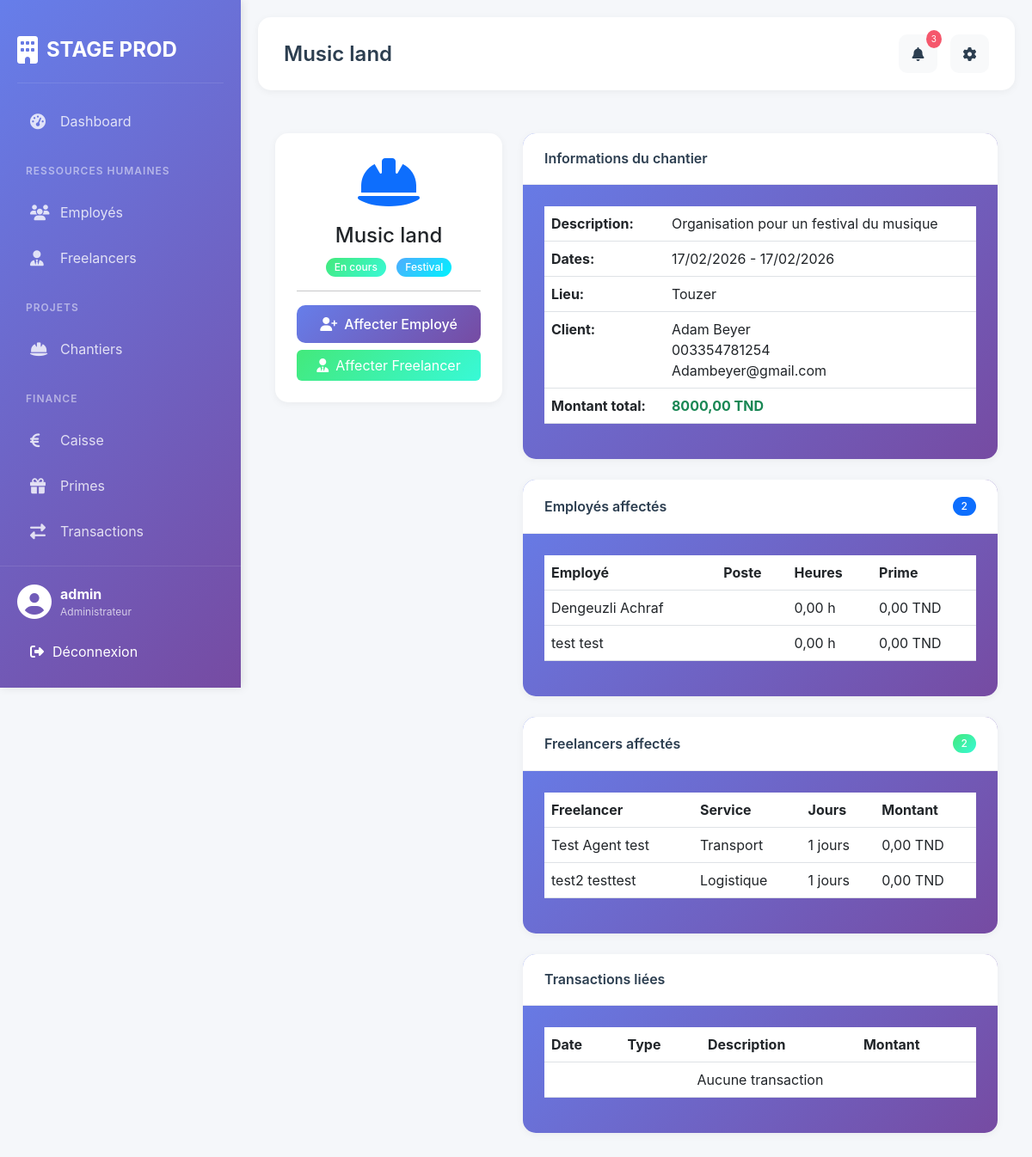
/chantiers/2/ (signed in), run on the app's committed database.
### gestion/models.py (models this page shows, shortened)
class Chantier(models.Model):
    STATUT_CHOICES = [
        ('EN_COURS', 'En cours'),
        ('TERMINE', 'Terminé'),
        ('ANNULE', 'Annulé'),
        ('PREVU', 'Prévu'),
    ]
    TYPE_CHANTIER_CHOICES = [
        ('CONGRES', 'Congrès'),
        ('FESTIVAL', 'Festival'),
        ('AUTRE', 'Autre'),
    ]
    nom = models.CharField(max_length=200)
    type_chantier = models.CharField(max_length=20, choices=TYPE_CHANTIER_CHOICES)
    description = models.TextField()
    date_debut = models.DateField()
    date_fin = models.DateField()
    lieu = models.CharField(max_length=200)
    client_nom = models.CharField(max_length=200)
    client_telephone = models.CharField(max_length=20)
    client_email = models.EmailField()
    montant_total = models.DecimalField(max_digits=12, decimal_places=2, default=0)
    statut = models.CharField(max_length=20, choices=STATUT_CHOICES, default='PREVU')
    employes = models.ManyToManyField(Employe, through='AffectationChantier')
    freelancers = models.ManyToManyField(Freelancer, through='AffectationFreelancer')
    notes = models.TextField(blank=True)

class AffectationChantier(models.Model):
    employe = models.ForeignKey(Employe, on_delete=models.CASCADE)
    chantier = models.ForeignKey(Chantier, on_delete=models.CASCADE)
    heures_travaillees = models.DecimalField(max_digits=8, decimal_places=2, default=0)
    date_affectation = models.DateField(auto_now_add=True)
    prime_calculee = models.DecimalField(max_digits=10, decimal_places=2, default=0)

class Employe(models.Model):
    TYPE_CONTRAT_CHOICES = [
        ('CDI', 'CDI'),
        ('CDD', 'CDD'),
        ('INTERIM', 'Intérim'),
        ('STAGE', 'Stage'),
    ]
    POSTE_CHOICES = [
        ('TECHNICIEN', 'Technicien'),
        ('AUTRE', 'Autre (à préciser)'),
    ]
    matricule = models.CharField(max_length=20, unique=True)
    nom = models.CharField(max_length=100)
    prenom = models.CharField(max_length=100)
    cin = models.CharField(max_length=20, unique=True)
    adresse = models.TextField()
    telephone = models.CharField(max_length=20)
    date_naissance = models.DateField()
    date_embauche = models.DateField()
    poste_choice = models.CharField(
        max_length=20,
        choices=POSTE_CHOICES,
        default='TECHNICIEN',
        verbose_name="Type de poste"
    )
    poste_autre = models.CharField(
        max_length=100,
        blank=True,
        null=True,
        verbose_name="Autre poste (précisez)"
    )
    type_contrat = models.CharField(max_length=20, choices=TYPE_CONTRAT_CHOICES)
    salaire_base = models.DecimalField(max_digits=10, decimal_places=2)
    actif = models.BooleanField(default=True)
    photo = models.ImageField(upload_to='employes/', blank=True, null=True)

class AffectationFreelancer(models.Model):
    freelancer = models.ForeignKey(Freelancer, on_delete=models.CASCADE)
    chantier = models.ForeignKey(Chantier, on_delete=models.CASCADE)
    jours_travailles = models.IntegerField(default=1)
    montant_total = models.DecimalField(max_digits=10, decimal_places=2, default=0)
    date_affectation = models.DateField(auto_now_add=True)

class Freelancer(models.Model):
    TYPE_SERVICE_CHOICES = [
        ('LOGISTIQUE', 'Logistique'),
        ('TRANSPORT', 'Transport'),
        ('AUTRE', 'Autre'),
    ]
    nom = models.CharField(max_length=100)
    prenom = models.CharField(max_length=100)
    cin = models.CharField(max_length=20, unique=True)
    adresse = models.TextField()
    telephone = models.CharField(max_length=20)
    email = models.EmailField()
    type_service = models.CharField(max_length=20, choices=TYPE_SERVICE_CHOICES)
    tarif_journalier = models.DecimalField(max_digits=10, decimal_places=2)
    disponible = models.BooleanField(default=True)
    date_inscription = models.DateField(auto_now_add=True)

### gestion/views.py (the view)
# urls.py: path('chantiers/<int:pk>/', views.detail_chantier, name='detail_chantier'),
@login_required
def detail_chantier(request, pk):
    chantier = get_object_or_404(Chantier, pk=pk)
    affectations_employes = AffectationChantier.objects.filter(chantier=chantier)
    affectations_freelancers = AffectationFreelancer.objects.filter(chantier=chantier)
    transactions = Transaction.objects.filter(chantier=chantier)
    context = {
        'chantier': chantier,
        'affectations_employes': affectations_employes,
        'affectations_freelancers': affectations_freelancers,
        'transactions': transactions,
    }
    return render(request, 'chantiers/detail_chantier.html', context)

### templates/chantiers/detail_chantier.html
{% extends 'base.html' %}
{% block page_title %}{{ chantier.nom }}{% endblock %}
{% block content %}
<div class="row">
    <div class="col-md-4 mb-4">
        <div class="card">
            <div class="card-body">
                <div class="text-center mb-3">
                    <i class="fas fa-hard-hat fa-4x text-primary"></i>
                </div>
                <h4 class="text-center">{{ chantier.nom }}</h4>
                <div class="text-center mb-3">
                    <span class="badge {% if chantier.statut == 'EN_COURS' %}bg-success{% elif chantier.statut == 'TERMINE' %}bg-secondary{% elif chantier.statut == 'ANNULE' %}bg-danger{% else %}bg-warning{% endif %}">
                        {{ chantier.get_statut_display }}
                    </span>
                    <span class="badge bg-info ms-2">{{ chantier.get_type_chantier_display }}</span>
                </div>
                <hr>
                <div class="d-grid gap-2">
                    <a href="{% url 'affecter_employe' chantier.pk %}" class="btn btn-primary">
                        <i class="fas fa-user-plus me-2"></i>Affecter Employé
                    </a>
                    <a href="{% url 'affecter_freelancer' chantier.pk %}" class="btn btn-success">
                        <i class="fas fa-user-tie me-2"></i>Affecter Freelancer
                    </a>
                </div>
            </div>
        </div>
    </div>
    <div class="col-md-8 mb-4">
        <div class="card" style="background: linear-gradient(135deg, #667eea 0%, #764ba2 100%);">
            <div class="card-header">
                <h5>Informations du chantier</h5>
            </div>
            <div class="card-body">
                <table class="table">
                    <tr>
                        <th>Description:</th>
                        <td>{{ chantier.description }}</td>
                    </tr>
                    <tr>
                        <th>Dates:</th>
                        <td>{{ chantier.date_debut|date:"d/m/Y" }} - {{ chantier.date_fin|date:"d/m/Y" }}</td>
                    </tr>
                    <tr>
                        <th>Lieu:</th>
                        <td>{{ chantier.lieu }}</td>
                    </tr>
                    <tr>
                        <th>Client:</th>
                        <td>{{ chantier.client_nom }}<br>{{ chantier.client_telephone }}<br>{{ chantier.client_email }}</td>
                    </tr>
                    <tr>
                        <th>Montant total:</th>
                        <td class="fw-bold text-success">{{ chantier.montant_total }} TND</td>
                    </tr>
                </table>
            </div>
        </div>
        <div class="card mt-4" style="background: linear-gradient(135deg, #667eea 0%, #764ba2 100%);">
            <div class="card-header d-flex justify-content-between align-items-center">
                <h5>Employés affectés</h5>
                <span class="badge bg-primary">{{ affectations_employes|length }}</span>
            </div>
            <div class="card-body">
                <div class="table-responsive">
                    <table class="table">
                        <thead>
                            <tr>
                                <th>Employé</th>
                                <th>Poste</th>
                                <th>Heures</th>
                                <th>Prime</th>
                            </tr>
                        </thead>
                        <tbody>
                            {% for affectation in affectations_employes %}
                            <tr>
                                <td>{{ affectation.employe.nom }} {{ affectation.employe.prenom }}</td>
                                <td>{{ affectation.employe.poste.nom }}</td>
                                <td>{{ affectation.heures_travaillees }} h</td>
                                <td>{{ affectation.prime_calculee }} TND</td>
                            </tr>
                            {% empty %}
                            <tr>
                                <td colspan="4" class="text-center">Aucun employé affecté</td>
                            </tr>
                            {% endfor %}
                        </tbody>
                    </table>
                </div>
            </div>
        </div>
        <div class="card mt-4" style="background: linear-gradient(135deg, #667eea 0%, #764ba2 100%);">
            <div class="card-header d-flex justify-content-between align-items-center">
                <h5>Freelancers affectés</h5>
                <span class="badge bg-success">{{ affectations_freelancers|length }}</span>
            </div>
            <div class="card-body">
                <div class="table-responsive">
                    <table class="table">
                        <thead>
                            <tr>
                                <th>Freelancer</th>
                                <th>Service</th>
                                <th>Jours</th>
                                <th>Montant</th>
                            </tr>
                        </thead>
                        <tbody>
                            {% for affectation in affectations_freelancers %}
                            <tr>
                                <td>{{ affectation.freelancer.nom }} {{ affectation.freelancer.prenom }}</td>
                                <td>{{ affectation.freelancer.get_type_service_display }}</td>
                                <td>{{ affectation.jours_travailles }} jours</td>
                                <td>{{ affectation.montant_total }} TND</td>
                            </tr>
                            {% empty %}
                            <tr>
                                <td colspan="4" class="text-center">Aucun freelancer affecté</td>
                            </tr>
                            {% endfor %}
                        </tbody>
                    </table>
                </div>
            </div>
        </div>
        <div class="card mt-4" style="background: linear-gradient(135deg, #667eea 0%, #764ba2 100%);">
            <div class="card-header">
                <h5>Transactions liées</h5>
            </div>
            <div class="card-body">
                <div class="table-responsive">
                    <table class="table">
                        <thead>
                            <tr>
                                <th>Date</th>
                                <th>Type</th>
                                <th>Description</th>
                                <th>Montant</th>
                            </tr>
                        </thead>
                        <tbody>
                            {% for transaction in transactions %}
                            <tr>
                                <td>{{ transaction.date_transaction|date:"d/m/Y" }}</td>
                                <td>
                                    <span class="badge {% if transaction.type_transaction == 'RECETTE' %}bg-success{% else %}bg-danger{% endif %}">
                                        {{ transaction.get_type_transaction_display }}
                                    </span>
                                </td>
                                <td>{{ transaction.description }}</td>
                                <td>{{ transaction.montant }} TND</td>
                            </tr>
                            {% empty %}
                            <tr>
                                <td colspan="4" class="text-center">Aucune transaction</td>
                            </tr>
                            {% endfor %}
                        </tbody>
                    </table>
                </div>
            </div>
        </div>
    </div>
</div>
{% endblock %}

### templates/base.html (shortened to what this page needs)
<!doctype html>
<html lang="fr">
  <head>
    <link
      href="https://cdn.jsdelivr.net/npm/bootstrap@5.3.0/dist/css/bootstrap.min.css"
      rel="stylesheet"
    />
    <link
      rel="stylesheet"
      href="https://cdnjs.cloudflare.com/ajax/libs/font-awesome/6.4.0/css/all.min.css"
    />
    {% load static %}
    <link rel="stylesheet" href="{% static 'css/style.css' %}" />
  </head>
  <body>
    <div class="sidebar">
      <div class="sidebar-brand">
        <i class="fas fa-building"></i>
        <span>STAGE PROD</span>
      </div>
      <div class="sidebar-menu">
        <div
          class="menu-item {% if request.resolver_match.url_name == 'dashboard' %}active{% endif %}"
        >
          <a href="{% url 'dashboard' %}">
            <i class="fas fa-tachometer-alt"></i>
            <span>Dashboard</span>
          </a>
        </div>
        <div class="menu-divider">Ressources Humaines</div>
        <div class="menu-item">
          <a href="{% url 'liste_employes' %}">
            <i class="fas fa-users"></i>
            <span>Employés</span>
          </a>
        </div>
        <div class="menu-item">
          <a href="{% url 'liste_freelancers' %}">
            <i class="fas fa-user-tie"></i>
            <span>Freelancers</span>
          </a>
        </div>
        <div class="menu-divider">Projets</div>
        <div class="menu-item">
          <a href="{% url 'liste_chantiers' %}">
            <i class="fas fa-hard-hat"></i>
            <span>Chantiers</span>
          </a>
        </div>
        <div class="menu-divider">Finance</div>
        <div class="menu-item">
          <a href="{% url 'finance_dashboard' %}">
            <i class="fas fa-euro-sign"></i>
            <span>Caisse</span>
          </a>
        </div>
        <div class="menu-item">
          <a href="{% url 'liste_primes' %}">
            <i class="fas fa-gift"></i>
            <span>Primes</span>
          </a>
        </div>
        <div class="menu-item">
          <a href="{% url 'liste_transactions' %}">
            <i class="fas fa-exchange-alt"></i>
            <span>Transactions</span>
          </a>
        </div>
      </div>
      <div class="sidebar-footer">
        <div class="user-info">
          <i class="fas fa-user-circle"></i>
          <div>
            <strong>{{ user.username }}</strong>
            <small>Administrateur</small>
          </div>
        </div>
        <form method="post" action="{% url 'logout' %}" style="display: inline">
          <button
            type="submit"
            class="logout-btn"
            style="
              border: none;
              background: none;
              width: 100%;
              text-align: left;
            "
          >
            <i class="fas fa-sign-out-alt"></i>
            Déconnexion
          </button>
        </form>
      </div>
    </div>
    <div class="main-content">
      <div class="top-header">
        <div class="header-title">
          {% block page_title %}Dashboard{% endblock %}
        </div>
        <div class="header-actions">
          <button class="btn btn-light position-relative">
            <i class="fas fa-bell"></i>
            <span class="notification-badge">3</span>
          </button>
          <button class="btn btn-light">
            <i class="fas fa-cog"></i>
          </button>
        </div>
      </div>
      <div class="content">{% block content %}{% endblock %}</div>
    </div>
  </body>
</html>

### data on the page
Chantier: nom "Music land", statut "En cours", type_chantier "Festival", description "Organisation pour un festival du musique", date_debut "17/02/2026", date_fin "17/02/2026", lieu "Touzer", client_nom "Adam Beyer", client_telephone "003354781254", client_email "Adambeyer@gmail.com", montant_total "8000,00"
AffectationChantier: employe.nom "Dengeuzli", employe.prenom "Achraf", heures_travaillees "0,00", prime_calculee "0,00"
AffectationChantier: employe.nom "test", employe.prenom "test", heures_travaillees "0,00", prime_calculee "0,00"
AffectationFreelancer: freelancer.nom "Test Agent", freelancer.prenom "test", freelancer.type_service "Transport", jours_travailles "1", montant_total "0,00"
AffectationFreelancer: freelancer.nom "test2", freelancer.prenom "testtest", freelancer.type_service "Logistique", jours_travailles "1", montant_total "0,00"

### other printed values
{{ user.username }} "admin"
{{ affectations_employes|length }} "2"
{{ affectations_freelancers|length }} "2"
